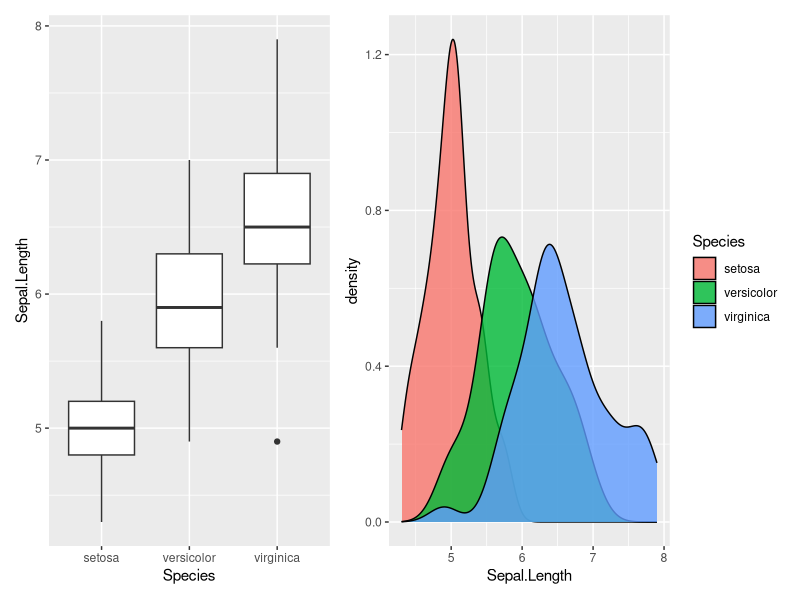

Here is the R script that generated this plot: (Note: this script raises an error after producing the figure.)
# install ggplot2 and patchwork packages
install.packages("ggplot2")
install.packages("patchwork")

# load the packages
library("ggplot2")
library(patchwork)

# Example 1: Two Side-by-Side Plots
# create box plot
plot1 <- ggplot(iris, aes(x=Species, y=Sepal.Length)) + 
  geom_boxplot()

# create density plot
plot2 <- ggplot(iris, aes(x=Sepal.Length, fill=Species)) + 
  geom_density(alpha=0.8)

# display plots side by side
plot1 + plot2

# Example 2: Three Side-by-Side Plots
# create box plot
plot1 <- ggplot(iris, aes(x=Species, y=Sepal.Length)) + 
  geom_boxplot()

# create density plot
plot2 <- ggplot(iris, aes(x=Sepal.Length, fill=Species)) +
  gem_density(alpha=0.7)

# create scatterplot
plot3 <- ggplot(iris, aes(x=Sepal.Length, y=Sepal.Width)) + 
  geom_point()

# display three plots side by side
plot1 + plot2 + plot3

# Example 3: Two Stacked Plots
# create box plot
plot1 <- ggplot(iris, aes(x=Species, y=Sepal.Length)) + 
  geom_boxplot()

# create density plot
plot2 <- ggplot(iris, aes(x=Sepal.Length, fill=Species)) + 
  geom_density(alpha=0.7)

# display plots stacked on top of each other
plot1 / plot2

# Example 4: Add Titles, Subtitles, and Captions
# create box plot
plot1 <- ggplot(iris, aes(x=Species, y=Sepal.Length)) +
  geom_boxplot() + 
  ggtitle("Boxplot")

# create density plot
plot2 <- ggplot(iris, aes(x=Sepal.Length, fill=Species)) + 
  geom_density(alpha=0.7) + 
  ggtitle("Density Plot")

# display plots side by side with title, subtitle, and captions
patchwork <- plot1 + plot2

patchwork + plot_annotation(
  title = "This is title",
  subtitle = "This is a subtitle that describes more information about the plots",
  caption = "This is caption"
)
